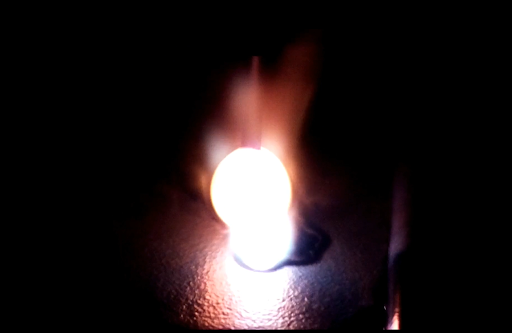
#> input picture balling_test.png, 512 x 333 px
$ python convolution_trial.py
#> lines starting #> are read from the running program, lines starting #| are printed output that depends on the picture
import cv2
import numpy as np
import matplotlib.pyplot as plt
import time
from scipy.ndimage import convolve

org_img = cv2.imread('balling_test.png')
#> org_img is the input picture: shape (333, 512, 3); mean B, G, R 28.4, 27.4, 36.3
# gray = cv2.cvtColor(org_img, cv2.COLOR_BGR2GRAY)
# gray = gray.astype(np.float64)


# Apply identity kernel
kernel1 = np.ones((16,16))
kernel_circ = [[-1,0,0,1,1,1,0,0,-1],
               [-1,0,1,1,-2,1,1,0,-1],
               [-1,1,1,-2,-2,-2,1,1,-1],
               [-1,1,-2,-2,-2,-2,-2,1,-1],
               [1,1,-2,-2,-2,-2,-2,1,1],
               [-1,1,-2,-2,-2,-2,-2,1,-1],
               [-1,1,1,-2,-2,-2,1,1,-1],
               [-1,1,1,1,-2,1,1,1,-1],
               [-1,0,0,1,1,1,0,0,-1]]

prewitt_x = np.array([[-1, 0, 1],
         [-1, 0, 1],
         [-1, 0, 1]])

prewitt_y = np.array([[-1, -1, -1],
         [0, 0, 0],
         [1, 1, 1]])

sobel_x = np.array([[-1, 0, 1],
                        [-2, 0, 2],
         [-1, 0, 1]])

kernel_circ = np.asarray(kernel_circ)
#kernel_circ[kernel_circ == .25] =3

kernel1 = kernel_circ
kernel2 = sobel_x


start = time.time()
gray = cv2.cvtColor(org_img, cv2.COLOR_BGR2GRAY)
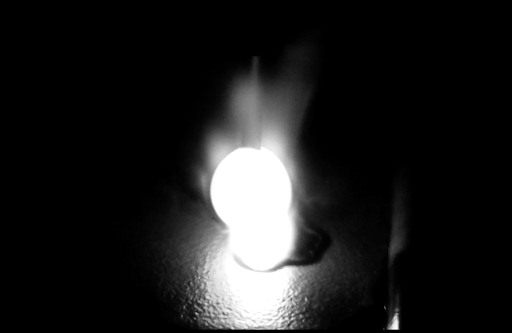
#> gray: shape (333, 512); min 0, max 255, mean 30.2
gray = gray.astype(np.float64)
cv_conv_img = cv2.filter2D(src=gray, ddepth=-1, kernel=kernel1)
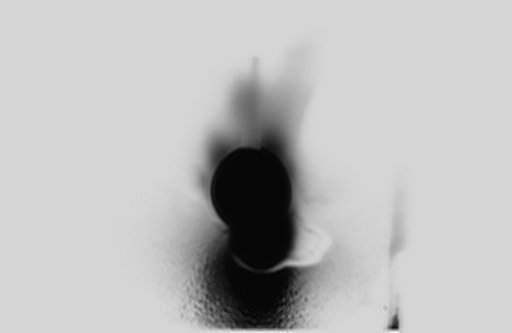
#> cv_conv_img: shape (333, 512) float64; min -7948, max 1559, mean -905.2; drawn with min black and max white
cv_conv_img = cv_conv_img * 255 / cv_conv_img.max()
cv_conv_img = cv_conv_img.astype(np.uint8)
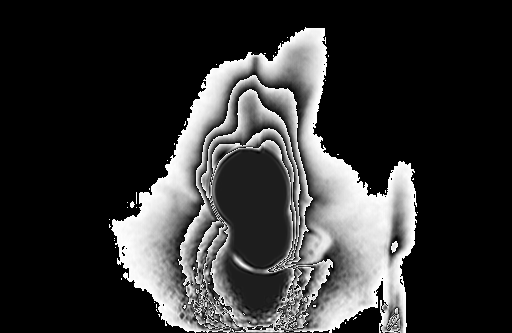
#> cv_conv_img: shape (333, 512); min 0, max 255, mean 50.4
#end = time.time()

print(f'it legit took {time.time() - start} seconds')


start = time.time()
sci_conv_img=convolve(gray,kernel1)
sci_conv_img = sci_conv_img * 255 / (sci_conv_img.max())
sci_conv_img = sci_conv_img.astype(np.uint8)
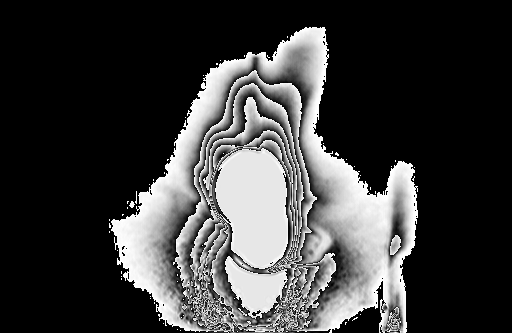
#> sci_conv_img: shape (333, 512); min 0, max 255, mean 59.8
end = time.time()
print(f'it took {end - start} seconds')


cv2.imshow(f'image',org_img)
cv2.imshow('kernel 1', cv_conv_img)
cv2.imshow('kernel 2', sci_conv_img)
cv2.waitKey(0)
cv2.destroyAllWindows()

$ run again, with ball1.png copied over balling_test.png
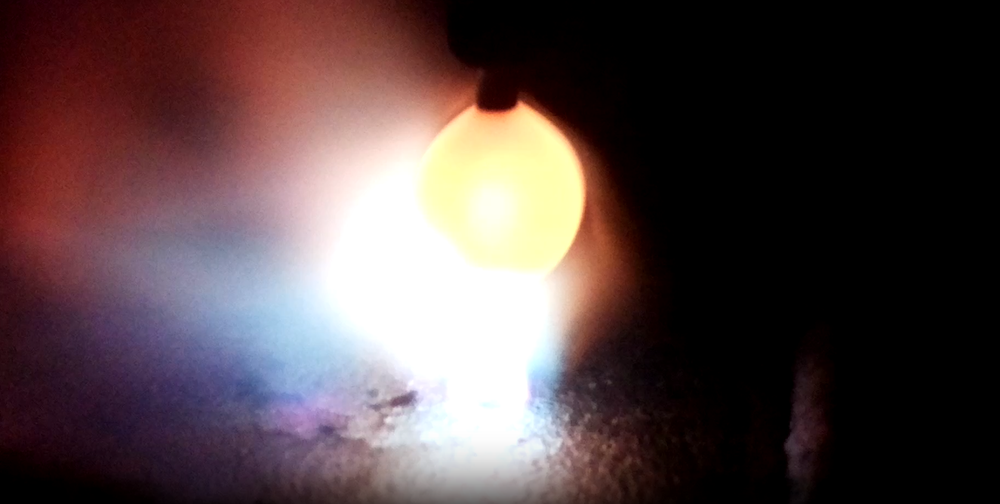
#> input picture ball1.png, 1000 x 504 px, shrunk from 1675 x 845 before the run
#> org_img is the input picture: shape (504, 1000, 3); mean B, G, R 70, 68.8, 85.7
#> `cv_conv_img = cv_conv_img.astype(np.uint8)`:
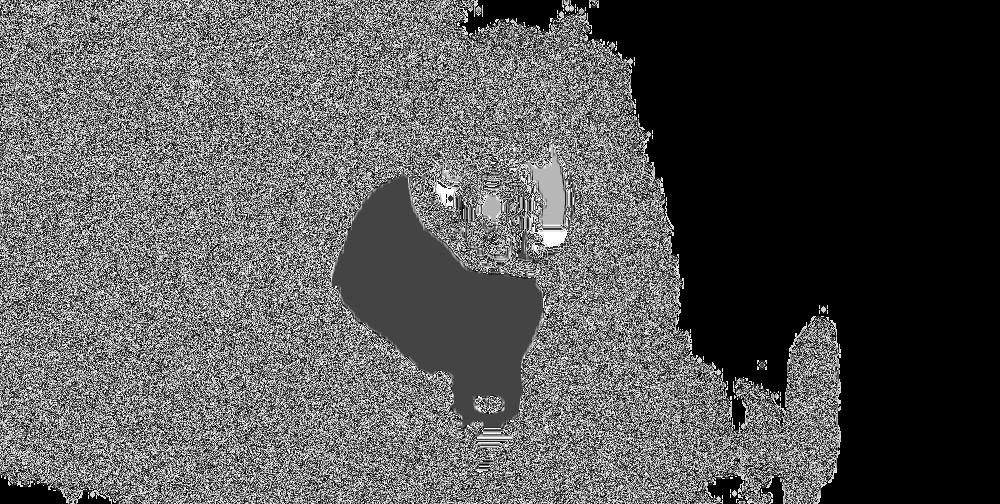
#> cv_conv_img: shape (504, 1000); min 0, max 255, mean 85.8
#> `sci_conv_img = sci_conv_img.astype(np.uint8)`:
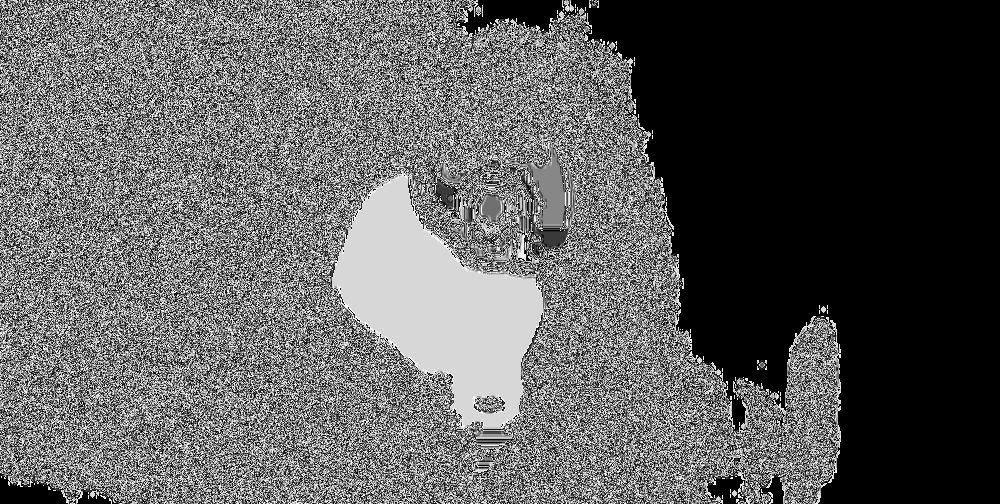
#> sci_conv_img: shape (504, 1000); min 0, max 255, mean 93.1
